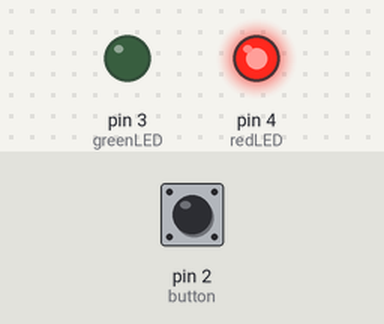
This sketch was run on a simulated Arduino Uno, built with avr-gcc and run on an emulated ATmega328P. Parts: output pins drawn as LEDs (lit = HIGH). Inputs (shaded band) come from the test bench; at power-on: pin 2 (button) HIGH.

Above: at 1.2 s.
1.3 s: pin 2 (button) pulled LOW for 0.15 s
At 2.5 s:
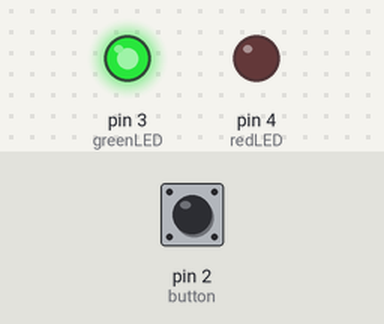
2.9 s: pin 2 (button) pulled LOW for 1 s
At 3.9 s:
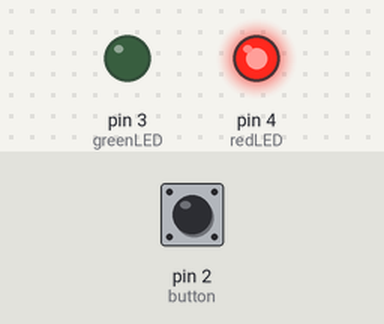
5.4 s: pin 2 (button) pulled LOW for 3.2 s
At 5.8 s:
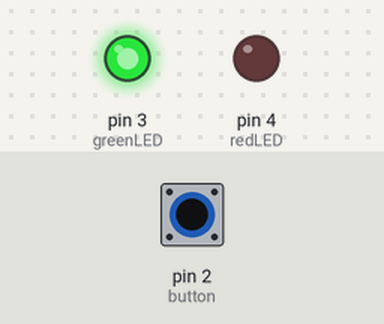
Timing chart, 0 to 8.4 s (numbered marks = the images above; inputs shaded):
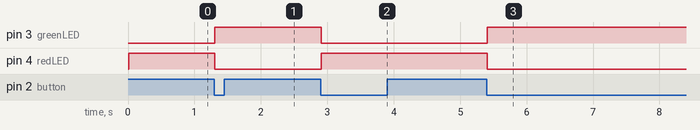

Measured:
- after the input at 1.3 s, pin 3 (greenLED): LOW → HIGH at once; pin 4 (redLED): HIGH → LOW at once
- after the input at 2.9 s, pin 3 (greenLED): HIGH → LOW at once; pin 4 (redLED): LOW → HIGH at once
- after the input at 5.4 s, pin 3 (greenLED): LOW → HIGH at once; pin 4 (redLED): HIGH → LOW at once

The sketch:

Code.ino
```cpp
const int greenLED = 3;
const int redLED = 4;
const int button = 2;

const int debounceFactor = 10;

int state = 0;
int isRed = HIGH;

void setup() {
  pinMode(redLED, OUTPUT);
  pinMode(greenLED, OUTPUT);
  pinMode(button, INPUT_PULLUP);
}

void loop() {
  int buttonState = !debounceDigitalRead(button);
  if (buttonState == HIGH && state % 2 == 0 || buttonState == LOW && state % 2 != 0) {
    state = (state + 1) % 4;
  }
  isRed = (state == 1)? LOW : ((state == 3)? HIGH : isRed);
  digitalWrite(redLED, isRed);
  digitalWrite(greenLED, !isRed);
}

int debounceDigitalRead(int pin) {
  int previousButtonState = digitalRead(button), currentButtonState;
  for (int i = 0; i < debounceFactor; i++) {
    delay(1);
    currentButtonState = digitalRead(button);
    if (previousButtonState != currentButtonState) {
      i = 0;
    }
    previousButtonState = currentButtonState;
  }
  return currentButtonState;
}
```
